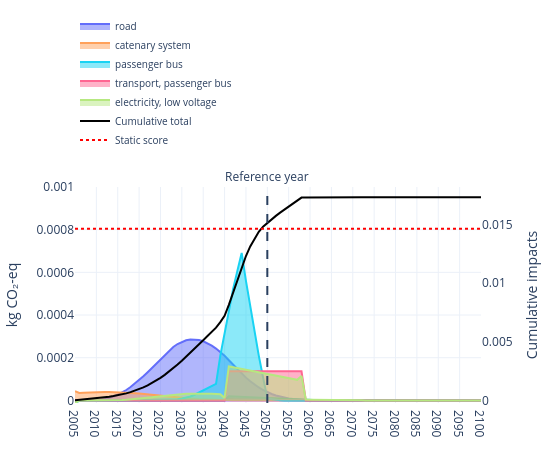

The cell this chart's notebook holds for it:
### Code cell
fig = plot_temporal_scores(
    results_by_year=trails.scores,
    stacked=False,
    legend_top_n=5,
    show_flow_contributions=False,
    trails=trails,
    title="",
    method_label="kg CO₂-eq",
    cumulative=False,
    width=550,
    height=450,
    year_tick=5,
    #year_range=(2005, 2080),
    reference_year=ref_year,
    show_cumulative_axis=True,
    cumulative_axis_label="Cumulative impacts",
    legend_y=1.15,
    static_score=trails.static_score,
    static_score_dash= "dot",
    static_score_color= "red",
    y_max=0.001,
    #y2_max=0.005
)
fig.show()
